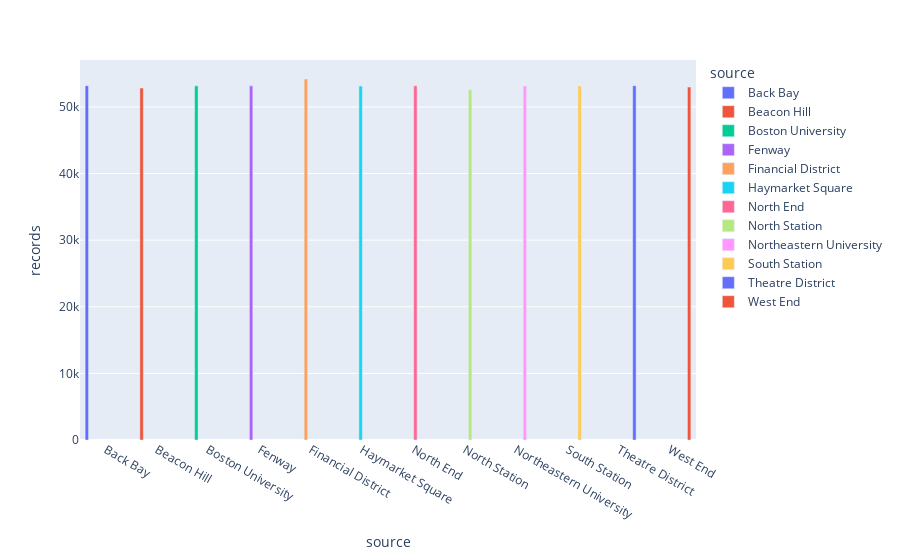

Notebook source saved alongside this figure:
### Markdown cell above
### Source and Destination

### Code cell
source_grp = df.groupby('source').size().reset_index(name="records")
px.bar(data_frame = source_grp,x="source",y="records",color="source", barmode="group")

### Figure 1 — Plotly figure (JSON) as saved in the notebook; plotly's stock layout.template omitted (floating-point values rounded to 4 significant figures)
{"data": [{"alignmentgroup": "True", "hovertemplate": "source=%{x}<br>records=%{y}<extra></extra>", "legendgroup": "Back Bay", "marker": {"color": "#636efa", "pattern": {"shape": ""}}, "name": "Back Bay", "offsetgroup": "Back Bay", "orientation": "v", "showlegend": true, "textposition": "auto", "type": "bar", "x": ["Back Bay"], "xaxis": "x", "y": [53201], "yaxis": "y"}, {"alignmentgroup": "True", "hovertemplate": "source=%{x}<br>records=%{y}<extra></extra>", "legendgroup": "Beacon Hill", "marker": {"color": "#EF553B", "pattern": {"shape": ""}}, "name": "Beacon Hill", "offsetgroup": "Beacon Hill", "orientation": "v", "showlegend": true, "textposition": "auto", "type": "bar", "x": ["Beacon Hill"], "xaxis": "x", "y": [52841], "yaxis": "y"}, {"alignmentgroup": "True", "hovertemplate": "source=%{x}<br>records=%{y}<extra></extra>", "legendgroup": "Boston University", "marker": {"color": "#00cc96", "pattern": {"shape": ""}}, "name": "Boston University", "offsetgroup": "Boston University", "orientation": "v", "showlegend": true, "textposition": "auto", "type": "bar", "x": ["Boston University"], "xaxis": "x", "y": [53172], "yaxis": "y"}, {"alignmentgroup": "True", "hovertemplate": "source=%{x}<br>records=%{y}<extra></extra>", "legendgroup": "Fenway", "marker": {"color": "#ab63fa", "pattern": {"shape": ""}}, "name": "Fenway", "offsetgroup": "Fenway", "orientation": "v", "showlegend": true, "textposition": "auto", "type": "bar", "x": ["Fenway"], "xaxis": "x", "y": [53166], "yaxis": "y"}, {"alignmentgroup": "True", "hovertemplate": "source=%{x}<br>records=%{y}<extra></extra>", "legendgroup": "Financial District", "marker": {"color": "#FFA15A", "pattern": {"shape": ""}}, "name": "Financial District", "offsetgroup": "Financial District", "orientation": "v", "showlegend": true, "textposition": "auto", "type": "bar", "x": ["Financial District"], "xaxis": "x", "y": [54197], "yaxis": "y"}, {"alignmentgroup": "True", "hovertemplate": "source=%{x}<br>records=%{y}<extra></extra>", "legendgroup": "Haymarket Square", "marker": {"color": "#19d3f3", "pattern": {"shape": ""}}, "name": "Haymarket Square", "offsetgroup": "Haymarket Square", "orientation": "v", "showlegend": true, "textposition": "auto", "type": "bar", "x": ["Haymarket Square"], "xaxis": "x", "y": [53147], "yaxis": "y"}, {"alignmentgroup": "True", "hovertemplate": "source=%{x}<br>records=%{y}<extra></extra>", "legendgroup": "North End", "marker": {"color": "#FF6692", "pattern": {"shape": ""}}, "name": "North End", "offsetgroup": "North End", "orientation": "v", "showlegend": true, "textposition": "auto", "type": "bar", "x": ["North End"], "xaxis": "x", "y": [53171], "yaxis": "y"}, {"alignmentgroup": "True", "hovertemplate": "source=%{x}<br>records=%{y}<extra></extra>", "legendgroup": "North Station", "marker": {"color": "#B6E880", "pattern": {"shape": ""}}, "name": "North Station", "offsetgroup": "North Station", "orientation": "v", "showlegend": true, "textposition": "auto", "type": "bar", "x": ["North Station"], "xaxis": "x", "y": [52576], "yaxis": "y"}, {"alignmentgroup": "True", "hovertemplate": "source=%{x}<br>records=%{y}<extra></extra>", "legendgroup": "Northeastern University", "marker": {"color": "#FF97FF", "pattern": {"shape": ""}}, "name": "Northeastern University", "offsetgroup": "Northeastern University", "orientation": "v", "showlegend": true, "textposition": "auto", "type": "bar", "x": ["Northeastern University"], "xaxis": "x", "y": [53164], "yaxis": "y"}, {"alignmentgroup": "True", "hovertemplate": "source=%{x}<br>records=%{y}<extra></extra>", "legendgroup": "South Station", "marker": {"color": "#FECB52", "pattern": {"shape": ""}}, "name": "South Station", "offsetgroup": "South Station", "orientation": "v", "showlegend": true, "textposition": "auto", "type": "bar", "x": ["South Station"], "xaxis": "x", "y": [53160], "yaxis": "y"}, {"alignmentgroup": "True", "hovertemplate": "source=%{x}<br>records=%{y}<extra></extra>", "legendgroup": "Theatre District", "marker": {"color": "#636efa", "pattern": {"shape": ""}}, "name": "Theatre District", "offsetgroup": "Theatre District", "orientation": "v", "showlegend": true, "textposition": "auto", "type": "bar", "x": ["Theatre District"], "xaxis": "x", "y": [53201], "yaxis": "y"}, {"alignmentgroup": "True", "hovertemplate": "source=%{x}<br>records=%{y}<extra></extra>", "legendgroup": "West End", "marker": {"color": "#EF553B", "pattern": {"shape": ""}}, "name": "West End", "offsetgroup": "West End", "orientation": "v", "showlegend": true, "textposition": "auto", "type": "bar", "x": ["West End"], "xaxis": "x", "y": [52980], "yaxis": "y"}], "layout": {"barmode": "group", "legend": {"title": {"text": "source"}, "tracegroupgap": 0}, "margin": {"t": 60}, "xaxis": {"anchor": "y", "categoryarray": ["Back Bay", "Beacon Hill", "Boston University", "Fenway", "Financial District", "Haymarket Square", "North End", "North Station", "Northeastern University", "South Station", "Theatre District", "West End"], "categoryorder": "array", "domain": [0, 1], "title": {"text": "source"}}, "yaxis": {"anchor": "x", "domain": [0, 1], "title": {"text": "records"}}}}
